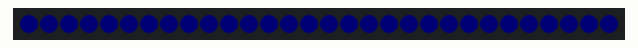
This sketch was run on a simulated Arduino Uno, built with avr-gcc and run on an emulated ATmega328P. Parts: 30 RGB LEDs in strip order, left to right. Dim RGB values are drawn brighter than linear.

Above: at 0.15 s.
At 11.12 s:
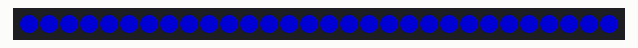
At 22.11 s:
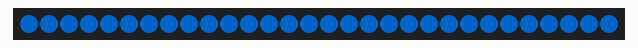
At 26.4 s:
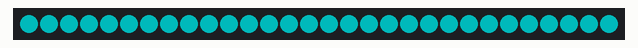
At 30.79 s:
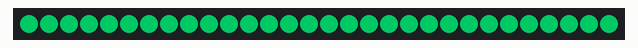
At 39.52 s:
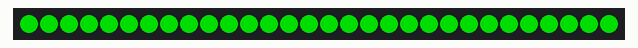

The sketch:

LEDKDO.ino
```cpp
#include <Adafruit_NeoPixel.h>

#define LED_PIN    13
#define LED_COUNT  30

int ry = 0;

Adafruit_NeoPixel strip(LED_COUNT, LED_PIN, NEO_GRB + NEO_KHZ800);

void setup() {
  strip.begin();
  strip.show();            // Éteint tout
  strip.setBrightness(150); // ≈30 % pour éviter la surconsommation
}

void loop() {

  for (int i = 0; i <= 255; i++) {
    setAll(strip.Color(0, 0, i));
    delay(50);
  }
  // 1. Bleu -> Vert
  for (int i = 0; i <= 255; i++) {
    setAll(strip.Color(0, i, 255 - i));
    delay(100);
  }

  // 2. Pointe de rouge (vert dominant)
  for (int r = 0; r <= 150; r++) {
    setAll(strip.Color(r, 255, 0));
    ry = r;
    delay(35);
  }

  // 3. Retour au bleu
  for (int i = 0; i <= 255; i++) {
    int ryi = ry - i;
    if (ryi < 0) ryi = 0;
    setAll(strip.Color(ryi, 255 - i, 0));
    delay(100);
  }

  delay(30000);
}

void setAll(uint32_t color) {
  for (int i = 0; i < LED_COUNT; i++) {
    strip.setPixelColor(i, color);
  }
  strip.show();
}
```
